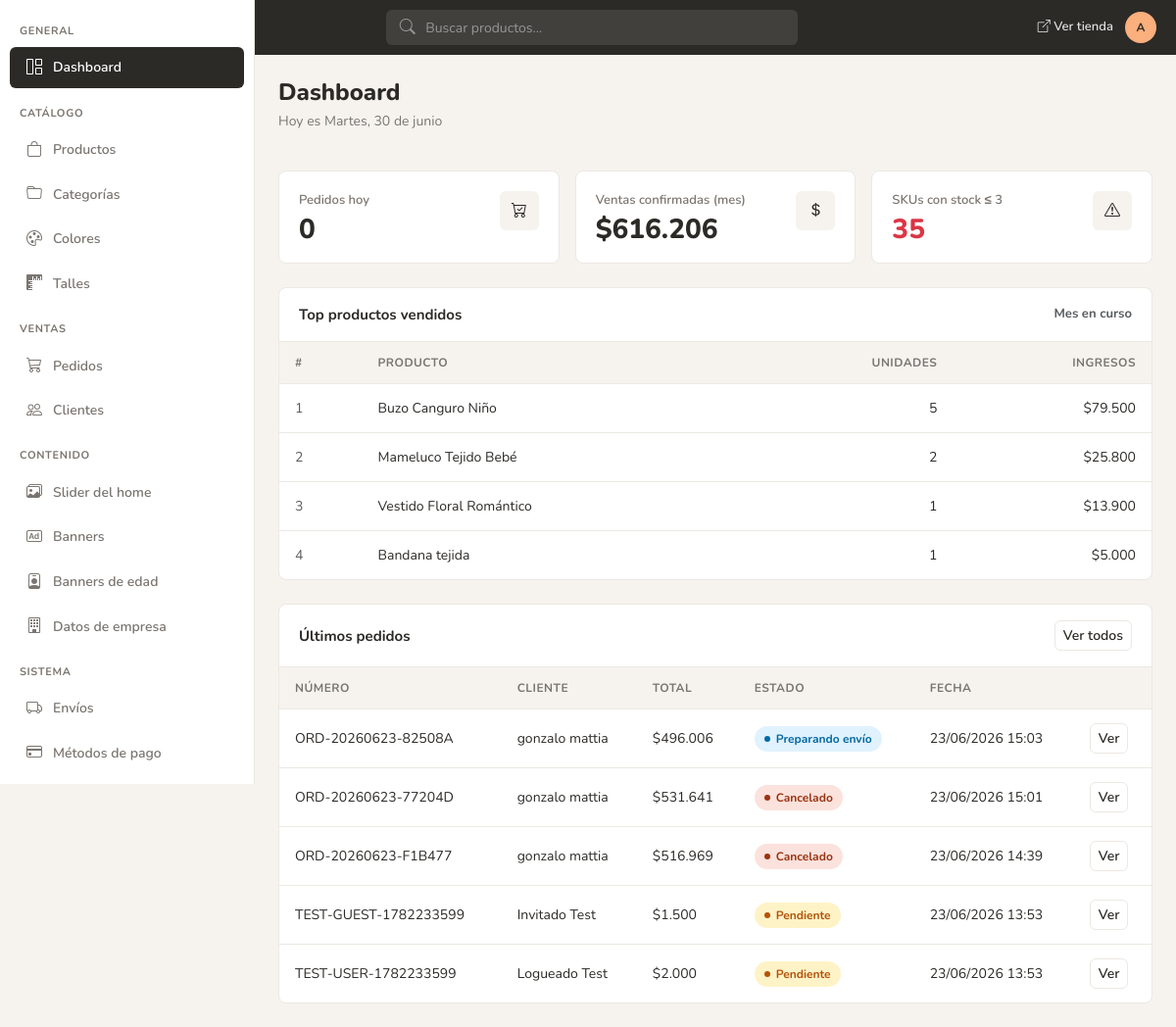
The page /admin/dashboard.php (signed in) on the database its author committed.
### tables this page shows
CREATE TABLE `tbl_ordenes` (
  `id_orden` int NOT NULL AUTO_INCREMENT,
  `numero_orden` varchar(50) NOT NULL,
  `estado` varchar(50) NOT NULL DEFAULT 'pendiente',
  `nombre` varchar(100) NOT NULL,
  `apellido` varchar(100) NOT NULL,
  `email` varchar(255) NOT NULL,
  `usuario_id` int DEFAULT NULL,
  `telefono` varchar(50) NOT NULL,
  `direccion` text NOT NULL,
  `ciudad` varchar(100) NOT NULL,
  `provincia` varchar(100) NOT NULL,
  `codigo_postal` varchar(20) NOT NULL,
  `notas` text,
  `metodo_pago` varchar(50) NOT NULL,
  `shipping_method_code` varchar(50) DEFAULT NULL,
  `shipping_carrier` varchar(100) DEFAULT NULL,
  `shipping_eta` varchar(100) DEFAULT NULL,
  `shipping_meta` json DEFAULT NULL,
  `zipnova_shipment_id` varchar(100) DEFAULT NULL,
  `tracking_number` varchar(100) DEFAULT NULL,
  `subtotal` decimal(10,2) NOT NULL,
  `envio` decimal(10,2) NOT NULL DEFAULT 0.00,
  `total` decimal(10,2) NOT NULL,
  `items` json NOT NULL,
  `fecha_creacion` datetime DEFAULT CURRENT_TIMESTAMP,
  `fecha_actualizacion` datetime DEFAULT NULL ON UPDATE CURRENT_TIMESTAMP,
  `reserva_expira_at` datetime DEFAULT NULL,
  `reserva_activa` tinyint(1) NOT NULL DEFAULT 0 COMMENT '1=stock reservado pendiente de pago',
  `deleted_at` datetime DEFAULT NULL,
  PRIMARY KEY (`id_orden`),
  UNIQUE KEY `numero_orden` (`numero_orden`)
);

### admin/dashboard.php (the view, shortened to what this page needs)
<?php
require_once __DIR__ . '/include/includes.php';
$estadosVenta = admin_estados_venta_confirmada();
$pedidos_hoy = 0;
$ventas_mes = 0.0;
$stock_bajo = 0;
$topProductos = [];
$placeholdersVenta = implode(',', array_fill(0, count($estadosVenta), '?'));
$typesVenta = str_repeat('s', count($estadosVenta));
$r = mysqli_query($con, "SELECT COUNT(*) AS total FROM tbl_ordenes WHERE DATE(fecha_creacion) = CURDATE() AND deleted_at IS NULL");
if ($r) {
    $pedidos_hoy = (int)(mysqli_fetch_assoc($r)['total'] ?? 0);
}
$stmtVentas = mysqli_prepare($con, "
    SELECT COALESCE(SUM(total), 0) AS total FROM tbl_ordenes
    WHERE estado IN ($placeholdersVenta)
      AND MONTH(fecha_creacion) = MONTH(NOW())
      AND YEAR(fecha_creacion) = YEAR(NOW())
      AND deleted_at IS NULL
");
if ($stmtVentas) {
    mysqli_stmt_bind_param($stmtVentas, $typesVenta, ...$estadosVenta);
    mysqli_stmt_execute($stmtVentas);
    $rVentas = mysqli_stmt_get_result($stmtVentas);
    if ($rVentas) {
        $ventas_mes = (float)(mysqli_fetch_assoc($rVentas)['total'] ?? 0);
    }
}
$r = mysqli_query($con, "SELECT COUNT(*) AS total FROM tbl_skus WHERE stock <= 3 AND activo = 1");
if ($r) {
    $stock_bajo = (int)(mysqli_fetch_assoc($r)['total'] ?? 0);
}
$stmtTop = mysqli_prepare($con, "
    SELECT items FROM tbl_ordenes
    WHERE estado IN ($placeholdersVenta)
      AND deleted_at IS NULL
      AND MONTH(fecha_creacion) = MONTH(NOW())
      AND YEAR(fecha_creacion) = YEAR(NOW())
");
if ($stmtTop) {
    mysqli_stmt_bind_param($stmtTop, $typesVenta, ...$estadosVenta);
    mysqli_stmt_execute($stmtTop);
    $resOrdenes = mysqli_stmt_get_result($stmtTop);
} else {
    $resOrdenes = false;
}
if ($resOrdenes) {
    while ($row = mysqli_fetch_assoc($resOrdenes)) {
        $items = json_decode((string)($row['items'] ?? '[]'), true);
        foreach ($items as $item) {
            $idProd = (int)($item['id_prod'] ?? 0);
            if (!isset($topProductos[$idProd])) {
                $topProductos[$idProd] = [
                    'nombre' => $item['nombre'] ?? 'Producto #' . $idProd,
                    'cantidad' => 0,
                    'ingresos' => 0.0,
                ];
            }
            $cant = (int)($item['cantidad'] ?? 0);
            $precio = (float)($item['precio_unitario'] ?? 0);
            $topProductos[$idProd]['cantidad'] += $cant;
            $topProductos[$idProd]['ingresos'] += $cant * $precio;
        }
    }
    uasort($topProductos, static fn($a, $b) => $b['cantidad'] - $a['cantidad']);
    $topProductos = array_slice($topProductos, 0, 5, true);
}
$ultimos_pedidos = mysqli_query($con, "
    SELECT id_orden, numero_orden, CONCAT(nombre, ' ', apellido) AS cliente, total, estado, fecha_creacion
    FROM tbl_ordenes
    WHERE deleted_at IS NULL
    ORDER BY fecha_creacion DESC
    LIMIT 5
");
include __DIR__ . '/header.php';
?>
<div class="admin-section-header">
    <div>
        <h1>Dashboard</h1>
        <p class="subtitle">Hoy es <?= htmlspecialchars(admin_fecha_es(), ENT_QUOTES, 'UTF-8') ?></p>
    </div>
</div>
<div class="kpi-grid">
    <div class="kpi-card">
        <div>
            <div class="kpi-card-label">Pedidos hoy</div>
            <div class="kpi-card-value"><?= $pedidos_hoy ?></div>
        </div>
        <div class="kpi-card-icon"><i class="bi bi-cart-check"></i></div>
    </div>
    <div class="kpi-card">
        <div>
            <div class="kpi-card-label">Ventas confirmadas (mes)</div>
            <div class="kpi-card-value"><?= format_money($ventas_mes) ?></div>
        </div>
        <div class="kpi-card-icon"><i class="bi bi-currency-dollar"></i></div>
    </div>
    <div class="kpi-card">
        <div>
            <div class="kpi-card-label">SKUs con stock ≤ 3</div>
            <div class="kpi-card-value text-danger"><?= $stock_bajo ?></div>
        </div>
        <div class="kpi-card-icon"><i class="bi bi-exclamation-triangle"></i></div>
    </div>
</div>
<div class="admin-card mb-4">
    <div class="admin-card-header">
        <span>Top productos vendidos</span>
        <span class="text-muted small">Mes en curso</span>
    </div>
    <div class="admin-card-body p-0">
        <div class="table-responsive">
            <table class="admin-table mb-0">
                <thead>
                    <tr>
                        <th>#</th>
                        <th>Producto</th>
                        <th class="text-end">Unidades</th>
                        <th class="text-end">Ingresos</th>
                    </tr>
                </thead>
                <tbody>
                <?php if (!empty($topProductos)): ?>
                    <?php $rank = 1; foreach ($topProductos as $prod): ?>
                        <tr>
                            <td class="text-muted"><?= $rank++ ?></td>
                            <td><?= htmlspecialchars((string)$prod['nombre'], ENT_QUOTES, 'UTF-8') ?></td>
                            <td class="text-end"><?= (int)$prod['cantidad'] ?></td>
                            <td class="text-end"><?= format_money((float)$prod['ingresos']) ?></td>
                        </tr>
                    <?php endforeach; ?>
                <?php else: ?>
                    <tr><td colspan="4" class="text-center text-muted py-4">Sin ventas en el período</td></tr>
                <?php endif; ?>
                </tbody>
            </table>
        </div>
    </div>
</div>
<div class="admin-card">
    <div class="admin-card-header">
        <span>Últimos pedidos</span>
        <a href="<?= app_path('admin/pedidos/listado.php') ?>" class="btn btn-sm btn-outline-ink">Ver todos</a>
    </div>
    <div class="admin-card-body p-0">
        <div class="table-responsive">
            <table class="admin-table mb-0">
                <thead>
                    <tr>
                        <th>Número</th>
                        <th>Cliente</th>
                        <th>Total</th>
                        <th>Estado</th>
                        <th>Fecha</th>
                        <th></th>
                    </tr>
                </thead>
                <tbody>
                <?php if ($ultimos_pedidos && mysqli_num_rows($ultimos_pedidos) > 0): ?>
                    <?php while ($row = mysqli_fetch_assoc($ultimos_pedidos)): ?>
                        <tr>
                            <td><?= htmlspecialchars($row['numero_orden'], ENT_QUOTES, 'UTF-8') ?></td>
                            <td><?= htmlspecialchars($row['cliente'], ENT_QUOTES, 'UTF-8') ?></td>
                            <td><?= format_money((float)$row['total']) ?></td>
                            <td><?= estado_pedido_badge((string)$row['estado']) ?></td>
                            <td><?= htmlspecialchars(date('d/m/Y H:i', strtotime($row['fecha_creacion'])), ENT_QUOTES, 'UTF-8') ?></td>
                            <td><a href="<?= app_path('admin/pedidos/detalle.php?id=' . (int)$row['id_orden']) ?>" class="btn btn-sm btn-outline-ink">Ver</a></td>
                        </tr>
                    <?php endwhile; ?>
                <?php else: ?>
                    <tr><td colspan="6" class="text-center text-muted py-4">Sin pedidos</td></tr>
                <?php endif; ?>
                </tbody>
            </table>
        </div>
    </div>
</div>
<?php include __DIR__ . '/pie.php'; ?>

### admin/include/funciones.php (shortened to what this page needs)
<?php
function admin_estados_venta_confirmada(): array
{
    return ['confirmado', 'en_preparacion', 'preparando_envio', 'enviado', 'entregado'];
}
function estado_pedido_badge(string $estado): string
{
    $map = [
        'pendiente' => 'pendiente',
        'confirmado' => 'confirmado',
        'en_preparacion' => 'en_preparacion',
        'preparando_envio' => 'preparando_envio',
        'enviado' => 'enviado',
        'entregado' => 'entregado',
        'cancelado' => 'cancelado',
    ];
    $class = $map[$estado] ?? 'pendiente';
    $labels = [
        'pendiente' => 'Pendiente',
        'confirmado' => 'Confirmado',
        'en_preparacion' => 'En preparación',
        'preparando_envio' => 'Preparando envío',
        'enviado' => 'Enviado',
        'entregado' => 'Entregado',
        'cancelado' => 'Cancelado',
    ];
    $label = $labels[$estado] ?? ucfirst(str_replace('_', ' ', $estado));
    return '<span class="badge-status badge-status--' . htmlspecialchars($class, ENT_QUOTES, 'UTF-8') . '">'
        . htmlspecialchars($label, ENT_QUOTES, 'UTF-8') . '</span>';
}
function admin_fecha_es(): string
{
    $dias = ['Monday' => 'lunes', 'Tuesday' => 'martes', 'Wednesday' => 'miércoles', 'Thursday' => 'jueves', 'Friday' => 'viernes', 'Saturday' => 'sábado', 'Sunday' => 'domingo'];
    $meses = ['January' => 'enero', 'February' => 'febrero', 'March' => 'marzo', 'April' => 'abril', 'May' => 'mayo', 'June' => 'junio', 'July' => 'julio', 'August' => 'agosto', 'September' => 'septiembre', 'October' => 'octubre', 'November' => 'noviembre', 'December' => 'diciembre'];
    $en = date('l, j \d\e F');
    $es = $en;
    foreach ($dias as $enDay => $esDay) {
        $es = str_replace($enDay, $esDay, $es);
    }
    foreach ($meses as $enMonth => $esMonth) {
        $es = str_replace($enMonth, $esMonth, $es);
    }
    return ucfirst($es);
}
function format_money(float $amount): string
{
    return '$' . number_format($amount, 0, ',', '.');
}
function admin_site_path(string $path = ''): string
{
    $base = defined('SITE_URL')
        ? rtrim((string)(parse_url(SITE_URL, PHP_URL_PATH) ?: ''), '/')
        : (defined('BASE_PATH') ? rtrim(BASE_PATH, '/') : '');
    $clean = ltrim(str_replace('\\', '/', $path), '/');
    if ($clean === '') {
        return $base === '' ? '/' : $base;
    }
    return ($base === '' ? '' : $base) . '/' . $clean;
}
if (!function_exists('app_path')) {
    function app_path(string $path = ''): string
    {
        return admin_site_path($path);
    }
}

### admin/assets/css/admin.css (style rules this page uses)
:root { --yofi-peach: #FAAF7D; --yofi-dusty: #96AFC8; --yofi-terracotta: #E1644B; --yofi-olive: #7D7D64; --yofi-cream: #FAE1C8; --yofi-ink: #2C2A27; --yofi-border: #ECE8E2; --yofi-muted-bg: #F6F3EF; --yofi-muted-text: #7A7570; --yofi-sidebar-width: 260px; --yofi-topbar-height: 56px; --yofi-radius-lg: 8px; --yofi-radius-md: 6px; --yofi-status-green-bg: #D1FAE5; --yofi-status-green-text: #047857; --yofi-status-amber-bg: #FEF3C7; --yofi-status-amber-text: #B45309; --yofi-status-blue-bg: #E0F2FE; --yofi-status-blue-text: #0369A1; --yofi-status-red-bg: #FBE2DC; --yofi-status-red-text: #9A3412; }
*, *::before, *::after { box-sizing: border-box; }
body.admin-body { background: var(--yofi-muted-bg); font-family: 'Nunito', system-ui, sans-serif; color: var(--yofi-ink); margin: 0; }
.admin-section-header { display: flex; flex-wrap: wrap; align-items: flex-start; justify-content: space-between; gap: 1rem; margin-bottom: 1.5rem; }
.admin-section-header h1 { font-size: 1.5rem; font-weight: 800; margin: 0; line-height: 1.2; }
.admin-section-header .subtitle { color: var(--yofi-muted-text); font-size: 0.875rem; margin-top: 0.25rem; }
.btn-outline-ink { border: 1px solid var(--yofi-border); color: var(--yofi-ink); background: #fff; border-radius: var(--yofi-radius-md); font-weight: 600; }
.admin-card { background: #fff; border: 1px solid var(--yofi-border); border-radius: var(--yofi-radius-lg); overflow: hidden; }
.admin-card-header { padding: 1rem 1.25rem; border-bottom: 1px solid var(--yofi-border); font-weight: 700; font-size: 0.9375rem; display: flex; align-items: center; justify-content: space-between; gap: 0.75rem; }
.admin-card-body { padding: 1.25rem; }
.admin-card-body.p-0 { padding: 0; }
.kpi-grid { display: grid; grid-template-columns: repeat(3, 1fr); gap: 1rem; margin-bottom: 1.5rem; }
.kpi-card { background: #fff; border: 1px solid var(--yofi-border); border-radius: var(--yofi-radius-lg); padding: 1.25rem; display: flex; align-items: flex-start; justify-content: space-between; gap: 0.75rem; }
.kpi-card-label { font-size: 0.8125rem; color: var(--yofi-muted-text); font-weight: 600; margin-bottom: 0.35rem; }
.kpi-card-value { font-size: 1.75rem; font-weight: 800; line-height: 1; color: var(--yofi-ink); }
.kpi-card-value.text-danger { color: var(--yofi-terracotta); }
.kpi-card-icon { width: 40px; height: 40px; border-radius: var(--yofi-radius-md); background: var(--yofi-muted-bg); display: grid; place-items: center; color: var(--yofi-ink); flex-shrink: 0; }
.badge-status { display: inline-flex; align-items: center; gap: 0.375rem; padding: 0.25rem 0.625rem; border-radius: 9999px; font-size: 0.75rem; font-weight: 700; white-space: nowrap; }
.badge-status::before { content: ''; width: 6px; height: 6px; border-radius: 50%; background: currentColor; flex-shrink: 0; }
.badge-status--borrador, .badge-status--pendiente, .badge-status--en_preparacion { background: var(--yofi-status-amber-bg); color: var(--yofi-status-amber-text); }
.badge-status--enviado, .badge-status--preparando_envio { background: var(--yofi-status-blue-bg); color: var(--yofi-status-blue-text); }
.badge-status--cancelado { background: var(--yofi-status-red-bg); color: var(--yofi-status-red-text); }
.admin-table { width: 100%; border-collapse: collapse; font-size: 0.875rem; }
.admin-table thead th { padding: 0.75rem 1rem; text-align: left; font-size: 0.75rem; font-weight: 700; text-transform: uppercase; letter-spacing: 0.04em; color: var(--yofi-muted-text); border-bottom: 1px solid var(--yofi-border); background: var(--yofi-muted-bg); }
.admin-table tbody td { padding: 0.875rem 1rem; border-bottom: 1px solid var(--yofi-border); vertical-align: middle; }
.admin-table tbody tr:last-child td { border-bottom: none; }

### rows shown on the page
tbl_ordenes: numero_orden "ORD-20260623-82508A", cliente "gonzalo mattia", total "$496.006", estado "Preparando envío", fecha_creacion "23/06/2026 15:03"
tbl_ordenes: numero_orden "ORD-20260623-77204D", cliente "gonzalo mattia", total "$531.641", estado "Cancelado", fecha_creacion "23/06/2026 15:01"
tbl_ordenes: numero_orden "ORD-20260623-F1B477", cliente "gonzalo mattia", total "$516.969", estado "Cancelado", fecha_creacion "23/06/2026 14:39"
tbl_ordenes: numero_orden "TEST-GUEST-1782233599", cliente "Invitado Test", total "$1.500", estado "Pendiente", fecha_creacion "23/06/2026 13:53"
tbl_ordenes: numero_orden "TEST-USER-1782233599", cliente "Logueado Test", total "$2.000", estado "Pendiente", fecha_creacion "23/06/2026 13:53"

### other values the page prints
$adminInitials "A"
admin_fecha_es() "Martes, 30 de junio"
$pedidos_hoy "0"
format_money($ventas_mes) "$616.206"
$stock_bajo "35"
$prod['nombre'] "Buzo Canguro Niño"
$prod['cantidad'] "5"
format_money((float)$prod['ingresos']) "$79.500"
$prod['nombre'] "Mameluco Tejido Bebé"
$prod['cantidad'] "2"
format_money((float)$prod['ingresos']) "$25.800"
$prod['nombre'] "Vestido Floral Romántico"
$prod['cantidad'] "1"
format_money((float)$prod['ingresos']) "$13.900"
$prod['nombre'] "Bandana tejida"
